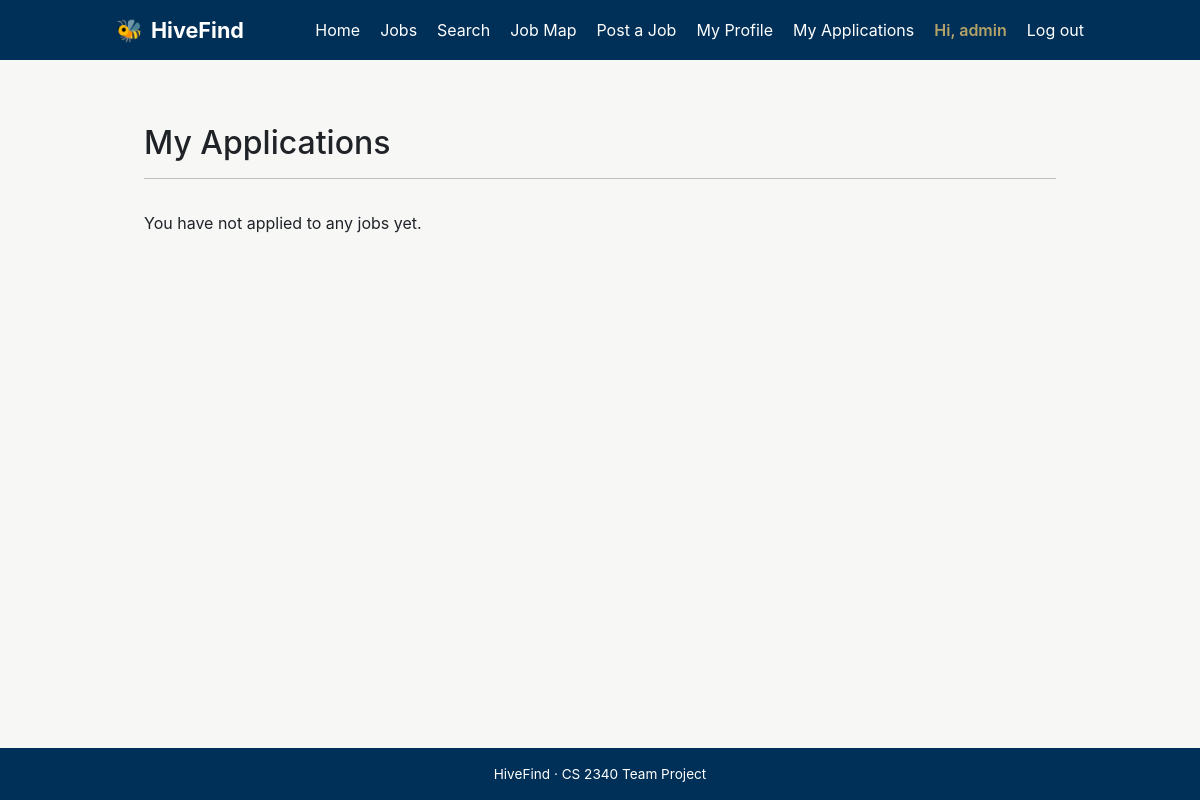
Page /applications/ (signed in) on the earlier database version.
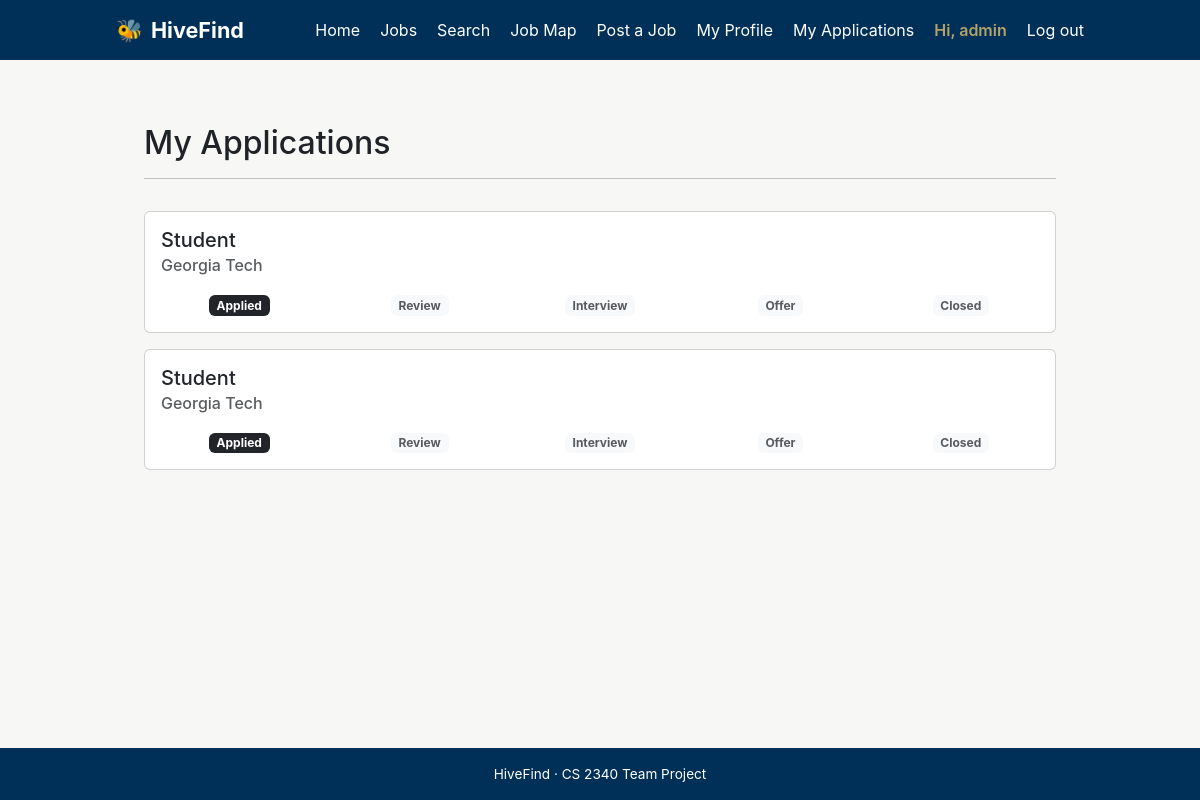
Same page on the later database version.
### applications/models.py (models this page shows, shortened)
class Application(models.Model):
    STATUS_CHOICES = [
        ('applied', 'Applied'),
        ('review', 'Review'),
        ('interview', 'Interview'),
        ('offer', 'Offer'),
        ('closed', 'Closed'),
    ]
    user = models.ForeignKey(User, on_delete=models.CASCADE, related_name='applications')
    job = models.ForeignKey(Job, on_delete=models.CASCADE, related_name='applications')
    status = models.CharField(max_length=20, choices=STATUS_CHOICES, default='applied')
    created_at = models.DateTimeField(auto_now_add=True)
    class Meta:
        ordering = ['-created_at']

### jobs/models.py (models this page shows, shortened)
class Job(models.Model):
    title = models.CharField(max_length=150)
    company = models.CharField(max_length=150)
    description = models.TextField(blank=True)
    address = models.CharField(max_length=255, blank=True)
    city = models.CharField(max_length=100, blank=True)
    state = models.CharField(max_length=100, blank=True)
    latitude = models.FloatField()
    longitude = models.FloatField()
    salary_min = models.PositiveIntegerField(null=True, blank=True)
    salary_max = models.PositiveIntegerField(null=True, blank=True)
    is_remote = models.BooleanField(default=False)
    visa_sponsorship = models.BooleanField(default=False)
    skills = models.ManyToManyField('accounts.Skill', blank=True)
    posted_by = models.ForeignKey(
        settings.AUTH_USER_MODEL,
        on_delete=models.SET_NULL,
        null=True,
        blank=True,
        related_name='jobs',
    )
    created_at = models.DateTimeField(auto_now_add=True)
    is_active = models.BooleanField(default=True)
    class Meta:
        ordering = ['-created_at']

### applications/views.py (the view)
# urls.py: path('', views.index, name='applications.index'),
@login_required
def index(request):
    applications = Application.objects.filter(user=request.user)
    template_data = {}
    template_data['title'] = 'My Applications'
    template_data['applications'] = applications
    template_data['stages'] = Application.STATUS_CHOICES
    return render(request, 'applications/index.html', {'template_data': template_data})

### applications/templates/applications/index.html
{% extends 'hivefind/base.html' %}
{% block content %}
{% load static %}
<div class="p-3">
  <div class="container">
    <div class="row mt-3">
      <div class="col mx-auto mb-3">
        <h2>My Applications</h2>
        <hr />
      </div>
    </div>
    {% for application in template_data.applications %}
    <div class="card mb-3">
      <div class="card-body">
        <h5 class="card-title">{{ application.job.title }}</h5>
        <h6 class="card-subtitle mb-2 text-muted">{{ application.job.company }}</h6>
        <div class="row text-center mt-3">
          {% for value, label in template_data.stages %}
          <div class="col">
            {% if application.status == value %}
            <span class="badge bg-dark">{{ label }}</span>
            {% else %}
            <span class="badge bg-light text-muted">{{ label }}</span>
            {% endif %}
          </div>
          {% endfor %}
        </div>
      </div>
    </div>
    {% empty %}
    <p>You have not applied to any jobs yet.</p>
    {% endfor %}
  </div>
</div>
{% endblock content %}

### hivefind/templates/hivefind/base.html (shortened to what this page needs)
{% load static %}
<!DOCTYPE html>
<html lang="en">
<head>
    <link rel="stylesheet" href="https://cdn.jsdelivr.net/npm/bootstrap@5.3.3/dist/css/bootstrap.min.css">
    <link rel="stylesheet" href="{% static 'css/base.css' %}">
</head>
<body>
    <header class="site-header">
        <nav class="navbar">
            <a class="brand" href="{% url 'home.index' %}">HiveFind</a>
            <ul class="nav-links">
                <li><a href="{% url 'home.index' %}">Home</a></li>
                <li><a href="{% url 'jobs.index' %}">Jobs</a></li>
                <li><a href="{% url 'jobs.search' %}">Search</a></li>
                <li><a href="{% url 'jobs.map' %}">Job Map</a></li>
                {% if perms.jobs.add_job %}
                    <li><a href="{% url 'jobs.create' %}">Post a Job</a></li>
                {% endif %}
                {% if user.is_authenticated %}
                    <li><a href="{% url 'accounts.my_profile' %}">My Profile</a></li>
                    <li><a href="{% url 'applications.index' %}">My Applications</a></li>
                    <li class="nav-user">Hi, {{ user.username }}</li>
                    <li>
                        <form method="post" action="{% url 'accounts.logout' %}" class="logout-form">
                            <button type="submit" class="link-button">Log out</button>
                        </form>
                    </li>
                {% else %}
                    <li><a href="{% url 'accounts.login' %}">Log in</a></li>
                    <li><a href="{% url 'accounts.signup' %}">Sign up</a></li>
                {% endif %}
            </ul>
        </nav>
    </header>
    <main class="site-main">
        {% block content %}{% endblock %}
    </main>
    <footer class="site-footer">
        <p>HiveFind &middot; CS 2340 Team Project</p>
    </footer>
</body>
</html>

### static/css/base.css (style rules this page uses)
:root { --gt-navy: #003057; --gt-gold: #b3a369; --bg: #f7f7f5; --text: #1f2328; --muted: #5a6169; --border: #e2e2df; --white: #ffffff; }
* { box-sizing: border-box; }
body { margin: 0; font-family: -apple-system, BlinkMacSystemFont, "Segoe UI", Roboto, Helvetica, Arial, sans-serif; color: var(--text); background: var(--bg); line-height: 1.5; display: flex; flex-direction: column; min-height: 100vh; }
.site-header { background: var(--gt-navy); color: var(--white); }
.navbar { max-width: 1000px; margin: 0 auto; padding: 0 16px; display: flex; align-items: center; justify-content: space-between; min-height: 60px; }
.brand { font-size: 1.35rem; font-weight: 700; color: var(--white); text-decoration: none; }
.brand::before { content: "\1F41D"; margin-right: 8px; }
.nav-links { list-style: none; display: flex; align-items: center; gap: 20px; margin: 0; padding: 0; }
.nav-links a { color: var(--white); text-decoration: none; }
.nav-user { color: var(--gt-gold); font-weight: 600; }
.link-button { background: none; border: none; color: var(--white); cursor: pointer; font: inherit; padding: 0; }
.logout-form { display: inline; margin: 0; }
.site-main { flex: 1; max-width: 1000px; width: 100%; margin: 0 auto; padding: 32px 16px; }
.site-footer { background: var(--gt-navy); color: var(--white); text-align: center; padding: 16px; font-size: 0.85rem; }
.site-footer p { margin: 0; }

Differences in the rows shown:
added Application: job "Student", job.company "Georgia Tech", stages "Applied", stages "Review" "Interview" "Offer" "Closed"
added Application: job "Student", job.company "Georgia Tech", stages "Applied", stages "Review" "Interview" "Offer" "Closed"
Other differences:
text no longer shown: "You have not applied to any jobs yet."
